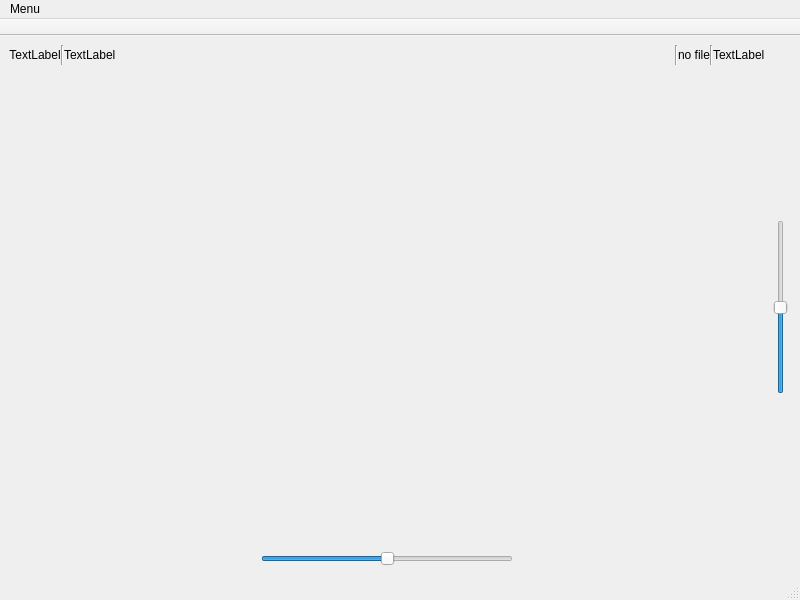
<?xml version="1.0" encoding="UTF-8"?>
<ui version="4.0">
 <class>MainWindow</class>
 <widget class="QMainWindow" name="MainWindow">
  <property name="geometry">
   <rect>
    <x>0</x>
    <y>0</y>
    <width>800</width>
    <height>600</height>
   </rect>
  </property>
  <property name="windowTitle">
   <string>MainWindow</string>
  </property>
  <widget class="QWidget" name="centralwidget">
   <layout class="QVBoxLayout" name="verticalLayout">
    <item>
     <layout class="QHBoxLayout" name="horizontalLayout_3">
      <item>
       <layout class="QVBoxLayout" name="verticalLayout_2">
        <property name="spacing">
         <number>0</number>
        </property>
        <item>
         <layout class="QHBoxLayout" name="horizontalLayout_6">
          <property name="sizeConstraint">
           <enum>QLayout::SizeConstraint::SetDefaultConstraint</enum>
          </property>
          <item>
           <widget class="QLabel" name="labelRotY">
            <property name="font">
             <font>
              <family>Segoe UI</family>
             </font>
            </property>
            <property name="text">
             <string>TextLabel</string>
            </property>
            <property name="alignment">
             <set>Qt::AlignmentFlag::AlignCenter</set>
            </property>
           </widget>
          </item>
          <item>
           <widget class="Line" name="line_4">
            <property name="orientation">
             <enum>Qt::Orientation::Vertical</enum>
            </property>
           </widget>
          </item>
          <item>
           <widget class="QLabel" name="labelTilt">
            <property name="font">
             <font>
              <family>Segoe UI</family>
             </font>
            </property>
            <property name="text">
             <string>TextLabel</string>
            </property>
           </widget>
          </item>
          <item>
           <spacer name="horizontalSpacer_3">
            <property name="orientation">
             <enum>Qt::Orientation::Horizontal</enum>
            </property>
            <property name="sizeHint" stdset="0">
             <size>
              <width>40</width>
              <height>20</height>
             </size>
            </property>
           </spacer>
          </item>
          <item>
           <widget class="Line" name="line_6">
            <property name="orientation">
             <enum>Qt::Orientation::Vertical</enum>
            </property>
           </widget>
          </item>
          <item>
           <widget class="QLabel" name="fnameLabel">
            <property name="text">
             <string>no file</string>
            </property>
           </widget>
          </item>
          <item>
           <widget class="Line" name="line">
            <property name="orientation">
             <enum>Qt::Orientation::Vertical</enum>
            </property>
           </widget>
          </item>
          <item>
           <widget class="QLabel" name="labelPolygonsCount">
            <property name="text">
             <string>TextLabel</string>
            </property>
           </widget>
          </item>
         </layout>
        </item>
        <item>
         <widget class="QWidget" name="glContainer" native="true">
          <property name="sizePolicy">
           <sizepolicy hsizetype="Preferred" vsizetype="Expanding">
            <horstretch>0</horstretch>
            <verstretch>0</verstretch>
           </sizepolicy>
          </property>
          <layout class="QVBoxLayout" name="verticalLayout_5"/>
         </widget>
        </item>
        <item>
         <layout class="QHBoxLayout" name="horizontalLayout_2">
          <item>
           <spacer name="horizontalSpacer_2">
            <property name="orientation">
             <enum>Qt::Orientation::Horizontal</enum>
            </property>
            <property name="sizeType">
             <enum>QSizePolicy::Policy::Expanding</enum>
            </property>
            <property name="sizeHint" stdset="0">
             <size>
              <width>40</width>
              <height>20</height>
             </size>
            </property>
           </spacer>
          </item>
          <item>
           <layout class="QVBoxLayout" name="verticalLayout_4">
            <item>
             <widget class="QSlider" name="sliderRotY">
              <property name="maximum">
               <number>3600</number>
              </property>
              <property name="value">
               <number>1800</number>
              </property>
              <property name="sliderPosition">
               <number>1800</number>
              </property>
              <property name="orientation">
               <enum>Qt::Orientation::Horizontal</enum>
              </property>
             </widget>
            </item>
           </layout>
          </item>
          <item>
           <spacer name="horizontalSpacer">
            <property name="orientation">
             <enum>Qt::Orientation::Horizontal</enum>
            </property>
            <property name="sizeHint" stdset="0">
             <size>
              <width>40</width>
              <height>20</height>
             </size>
            </property>
           </spacer>
          </item>
         </layout>
        </item>
       </layout>
      </item>
      <item>
       <layout class="QVBoxLayout" name="verticalLayout_3">
        <item>
         <spacer name="verticalSpacer_2">
          <property name="orientation">
           <enum>Qt::Orientation::Vertical</enum>
          </property>
          <property name="sizeType">
           <enum>QSizePolicy::Policy::Expanding</enum>
          </property>
          <property name="sizeHint" stdset="0">
           <size>
            <width>20</width>
            <height>40</height>
           </size>
          </property>
         </spacer>
        </item>
        <item>
         <layout class="QHBoxLayout" name="horizontalLayout_4">
          <item>
           <widget class="QSlider" name="sliderTilt">
            <property name="maximum">
             <number>3600</number>
            </property>
            <property name="value">
             <number>1800</number>
            </property>
            <property name="sliderPosition">
             <number>1800</number>
            </property>
            <property name="orientation">
             <enum>Qt::Orientation::Vertical</enum>
            </property>
           </widget>
          </item>
         </layout>
        </item>
        <item>
         <spacer name="verticalSpacer">
          <property name="orientation">
           <enum>Qt::Orientation::Vertical</enum>
          </property>
          <property name="sizeType">
           <enum>QSizePolicy::Policy::Expanding</enum>
          </property>
          <property name="sizeHint" stdset="0">
           <size>
            <width>20</width>
            <height>40</height>
           </size>
          </property>
         </spacer>
        </item>
       </layout>
      </item>
     </layout>
    </item>
   </layout>
  </widget>
  <widget class="QMenuBar" name="menubar">
   <property name="geometry">
    <rect>
     <x>0</x>
     <y>0</y>
     <width>800</width>
     <height>33</height>
    </rect>
   </property>
   <widget class="QMenu" name="menu">
    <property name="title">
     <string>Menu</string>
    </property>
    <addaction name="actionOpen_file"/>
    <addaction name="actionToolbar"/>
    <addaction name="actionLight_settings"/>
   </widget>
   <addaction name="menu"/>
  </widget>
  <widget class="QStatusBar" name="statusbar"/>
  <widget class="QToolBar" name="toolBar">
   <property name="windowTitle">
    <string>toolBar</string>
   </property>
   <property name="movable">
    <bool>false</bool>
   </property>
   <property name="orientation">
    <enum>Qt::Orientation::Horizontal</enum>
   </property>
   <attribute name="toolBarArea">
    <enum>TopToolBarArea</enum>
   </attribute>
   <attribute name="toolBarBreak">
    <bool>false</bool>
   </attribute>
  </widget>
  <action name="actionShow_2D_axes">
   <property name="checkable">
    <bool>true</bool>
   </property>
   <property name="checked">
    <bool>true</bool>
   </property>
   <property name="text">
    <string>Show 2D axes</string>
   </property>
  </action>
  <action name="actionAxes">
   <property name="checkable">
    <bool>true</bool>
   </property>
   <property name="checked">
    <bool>true</bool>
   </property>
   <property name="text">
    <string>Axes</string>
   </property>
  </action>
  <action name="actionOpen_file">
   <property name="checkable">
    <bool>false</bool>
   </property>
   <property name="checked">
    <bool>false</bool>
   </property>
   <property name="icon">
    <iconset theme="QIcon::ThemeIcon::DocumentOpen"/>
   </property>
   <property name="text">
    <string>Open file</string>
   </property>
  </action>
  <action name="actionBackground_color">
   <property name="text">
    <string>Background color</string>
   </property>
  </action>
  <action name="actionEdges_color">
   <property name="text">
    <string>Edges сolor</string>
   </property>
  </action>
  <action name="actionPerspective">
   <property name="checkable">
    <bool>true</bool>
   </property>
   <property name="checked">
    <bool>false</bool>
   </property>
   <property name="text">
    <string>Perspective</string>
   </property>
  </action>
  <action name="actionFaces_color">
   <property name="text">
    <string>Faces color</string>
   </property>
  </action>
  <action name="actionAbsolute_center">
   <property name="icon">
    <iconset theme="QIcon::ThemeIcon::MediaRecord"/>
   </property>
   <property name="text">
    <string>Absolute center</string>
   </property>
  </action>
  <action name="actionGrounded">
   <property name="icon">
    <iconset theme="QIcon::ThemeIcon::MediaRecord"/>
   </property>
   <property name="text">
    <string>Grounded</string>
   </property>
  </action>
  <action name="actionCoordinates_origin">
   <property name="icon">
    <iconset theme="QIcon::ThemeIcon::MediaRecord"/>
   </property>
   <property name="text">
    <string>Coordinates origin</string>
   </property>
  </action>
  <action name="actionAs_is">
   <property name="icon">
    <iconset theme="QIcon::ThemeIcon::MediaRecord"/>
   </property>
   <property name="text">
    <string>As is</string>
   </property>
  </action>
  <action name="actionFaces">
   <property name="checkable">
    <bool>true</bool>
   </property>
   <property name="checked">
    <bool>true</bool>
   </property>
   <property name="text">
    <string>Faces</string>
   </property>
  </action>
  <action name="actionEdges">
   <property name="checkable">
    <bool>true</bool>
   </property>
   <property name="checked">
    <bool>true</bool>
   </property>
   <property name="text">
    <string>Edges</string>
   </property>
  </action>
  <action name="actionOff">
   <property name="icon">
    <iconset theme="QIcon::ThemeIcon::MediaRecord"/>
   </property>
   <property name="text">
    <string>Off</string>
   </property>
  </action>
  <action name="actionFlat">
   <property name="icon">
    <iconset theme="QIcon::ThemeIcon::MediaRecord"/>
   </property>
   <property name="text">
    <string>Flat</string>
   </property>
  </action>
  <action name="actionSpecular">
   <property name="icon">
    <iconset theme="QIcon::ThemeIcon::MediaRecord"/>
   </property>
   <property name="text">
    <string>Specular</string>
   </property>
  </action>
  <action name="actionToolbar">
   <property name="checkable">
    <bool>false</bool>
   </property>
   <property name="checked">
    <bool>false</bool>
   </property>
   <property name="icon">
    <iconset theme="QIcon::ThemeIcon::DriveHarddisk"/>
   </property>
   <property name="text">
    <string>Toolbar</string>
   </property>
  </action>
  <action name="actionLight_settings">
   <property name="icon">
    <iconset theme="QIcon::ThemeIcon::WeatherClear"/>
   </property>
   <property name="text">
    <string>Light settings</string>
   </property>
  </action>
 </widget>
 <resources/>
 <connections/>
</ui>
